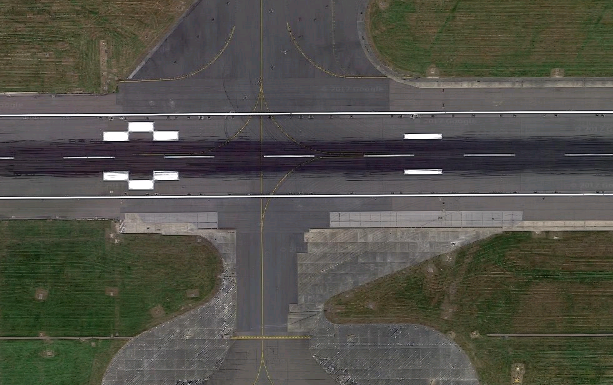
#> input picture test_images/test1.png, 613 x 385 px; its folder holds 4 pictures in this run
$ python recognition.py   (Python 2 division)
#> lines starting #> are read from the running program, lines starting #| are printed output that depends on the picture
import cv2
import numpy as np
from os.path import join, isfile
from os import listdir
from time import time

'''
Main function

This function gets the image of planes from space
and recognize planes on it. Requires Haar cascade.

Recognizing parameters given as ranges to iterate values.

Write an image to folder if needed.
Shows the image with rectangles in window.
'''


def detectObjects(img,
                  casc,
                  neighborsRange,
                  scaleRange,
                  sizeRange,
                  writeResults=False):

    checks_count = 0
    all_rects = []
    img_to_rec = np.copy(img)

    for minNeighbors in range(neighborsRange[0],
                              neighborsRange[1]):
        for scale in [float(i / 10.0) for i in range(scaleRange[0],
                                                     scaleRange[1])]:
            for minSize in range(sizeRange[0],
                                 sizeRange[1],
                                 sizeRange[2]):

                objects = casc.detectMultiScale(
                    img_to_rec,
                    scale,
                    minNeighbors,
                    minSize=(minSize, minSize)
                )

                inside_rectangles_indexes = []
                for i in range(len(objects)):
                    if isRectInsideAnother(objects[i], objects):
                        inside_rectangles_indexes.append(i)
                objects = np.delete(objects,
                                    inside_rectangles_indexes,
                                    0)

                img_to_rec = np.copy(img)

                all_rects.extend(objects)
                checks_count += 1

    avg_rects = getAvgRects(all_rects)
    clear_rects = list(avg_rects)

    for rect in avg_rects:
        x, y, w, h, c = rect
        rang = float(c * 100 / checks_count)
        if rang < 70:
            clear_rects.remove(rect)

    img_res = np.copy(img)

    drawObjectRects(img_res, clear_rects)
    displayImage(img_res, "Result")

    if writeResults:
        cv2.imwrite(join(results_path,
                         "result_%.5f.png" % (time())), img_res)

    getKey()


'''
Get center of the rectangle

This function transforms the classic CV
rectangle representation to another.

Return the tuple of tuples, where 1st tuple is
x and y of rectangle and 2nd tuple is width and height
'''


def getRectangleCenter(rect):
    return ((rect[0] + rect[2] / 2,
             rect[1] + rect[3] / 2),
            (rect[2], rect[3]))


def checkInnerRects(src, rects, casc, scale=1.5):
    if rects is None or len(rects) == 0:
        return rects

    res_rects = np.copy(rects)
    remove_indexes = []
    for i in range(len(rects)):
        rec = rects[i]
        rec_image = getImageInRectangle(src, rec, ran=10)
        inner_recs = casc.detectMultiScale(
            rec_image,
            scale,
            2,
            minSize=(int(rec[2] / 1.5),
                     int(rec[3] / 1.5))
        )
        if len(inner_recs) == 0:
            remove_indexes.append(i)
    print remove_indexes
    res_rects = np.delete(res_rects, remove_indexes, axis=0)
    return res_rects


def getAvgRects(rectangles, threshold=25):

    grouped = []
    rects = [getRectangleCenter(r) for r in rectangles]

    while(len(rects) > 0):
        tmp_group = []
        tmp_group.append(rects[0])
        for rect in rects[1:]:
            avg_x = float(
                sum([r[0][0] for r in tmp_group]) / len(tmp_group)
            )
            avg_y = float(
                sum([r[0][1] for r in tmp_group]) / len(tmp_group)
            )

            cur_x = rect[0][0]
            cur_y = rect[0][1]

            if (cur_x < avg_x + threshold and
                cur_x > avg_x - threshold and
                cur_y < avg_y + threshold and
                cur_y > avg_y - threshold):

                tmp_group.append(rect)

        gr_avg_w = sum([r[1][0] for r in tmp_group]) / len(tmp_group)
        gr_avg_h = sum([r[1][1] for r in tmp_group]) / len(tmp_group)
        gr_avg_x = sum([r[0][0] for r in tmp_group]) / len(tmp_group)
        gr_avg_y = sum([r[0][1] for r in tmp_group]) / len(tmp_group)

        grouped.append((gr_avg_x - gr_avg_w / 2,
                        gr_avg_y - gr_avg_h / 2,
                        gr_avg_w, gr_avg_h,
                        len(tmp_group)))

        for t_r in tmp_group:
            rects.remove(t_r)
        tmp_group = []
    return grouped


'''
Get key method

Function which requests a key from user pressed in
CV2 windows. Waiting time sets as optional argument
measured in miliseconds.

time = 0 means that function will wait until any key
is not pressed.

Returns a code of the pressed key.
'''


def getKey(time=0):
    keycode = cv2.waitKey(time)
    if keycode != -1:
        return keycode & 0xFF


'''
Draw rectangles method

Function which draws the rectangles given in
argument rects to the image in argument img.

Color sets as an optional argument.
'''


def drawObjectRects(img, rects, color=(20, 20, 250)):
    if rects is None:
        return
    for rect in rects:
        x = rect[0]
        y = rect[1]
        w = rect[2]
        h = rect[3]
        cv2.rectangle(img, (x, y), (x + w, y + h), color)


'''
Function which checks if one rectangle is fully
in the any of another rectangles. Uses a coordiants to
compare. Returns True or False
'''


def isRectInsideAnother(rect_to_check, all_rects):
    xc, yc, wc, hc = rect_to_check

    for another_rect in all_rects:
        xa, ya, wa, ha = another_rect

        if (xc > xa and
            yc > ya and
            yc + hc < ya + ha and
            xc + wc < xa + wa):

            return True
    return False


'''
Simple wrapper function to display images
in the CV2 window.
'''


def displayImage(img, winname):
    cv2.imshow(winname, img)


'''
Function which returns a part of image which
is inside the rectangle. Image takes from the
"rect" argument, rectangle from "rect" arg.

ran argument uses to increase rect region with
given number of pixels. If your rect is 200 px width
and ran = 10 then you will get an image 220 px width

'''

def getImageInRectangle(source, rect, ran=0):
    x = rect[0]
    y = rect[1]
    w = rect[2]
    h = rect[3]

    try:
        return np.copy(source[y - ran:y + h + ran,
                              x - ran:x + w + ran])
    except Exception:
        if ran != 0:
            return getImageInRectangle(source, rect, ran=ran - 1)
        else:
            return getImageInRectangle(source, rect, ran=0)


'''
Constants definiton
'''
results_path = "./results/"
test_path = "./test_images/"
cascades_path = "/home/artemka/PlanesRecognition/cascade_training/"

'''
Get a list of pathes to test images
'''
test_images = [join(test_path, filename) for
               filename in listdir(test_path) if
               isfile(join(test_path, filename))]

'''
Create a list of cascade objects
'''
cascades = {
    "no_filter": cv2.CascadeClassifier(
        join(cascades_path,
             "cascade_orig/cascade.xml")),
    "gray": cv2.CascadeClassifier(
        join(cascades_path,
             "cascade_gray/cascade.xml")),
    "blur": cv2.CascadeClassifier(
        join(cascades_path,
             "cascade_blur/cascade.xml")),
    "canny": cv2.CascadeClassifier(
        join(cascades_path,
             "cascade_canny/cascade.xml")),
    "gray_blur": cv2.CascadeClassifier(
        join(cascades_path,
             "cascade_gray_blur/cascade.xml"))
}


'''
Iterate all of test images
'''
for img in [cv2.imread(test_im) for test_im in test_images]:

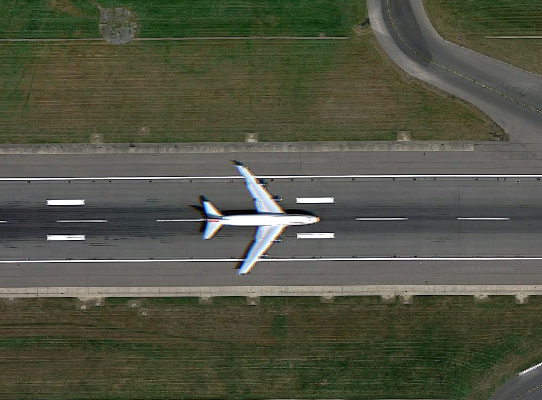
#> input picture test_images/test2.png, 542 x 400 px
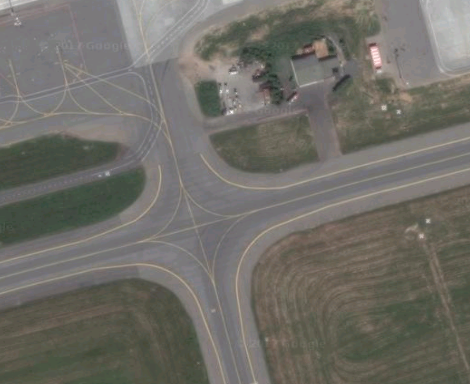
#> input picture test_images/test3.png, 470 x 384 px
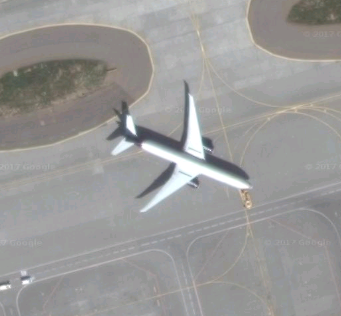
#> input picture test_images/test4.png, 341 x 316 px
    detectObjects(
        img,
        cascades["no_filter"],
        (3, 6),
        (11, 22),
        (15, 25, 5),
        writeResults=True
    )
#> in detectObjects, `checks_count = 0`: checks_count = 0
#> in detectObjects, img_to_rec is the input picture: shape (385, 613, 3); mean B, G, R 73, 80.7, 81.7
#> after the loop in detectObjects, `for minNeighbors in range(neighborsRange[0],`: all_rects = 20 items, first 6: [8, 29, 255, 255], [8, 29, 255, 255], [41, 95, 155, 155], [41, 95, 155, 155], [33, 69, 215, 215], [33, 69, 215, 215]; checks_count = 66
#> in getAvgRects, `rects = [getRectangleCenter(r) for r in rectangles]`: rects = 20 items
#> the loop in getAvgRects, `while(len(rects) > 0):` made 1 pass
#> (gr_avg_w, gr_avg_h, gr_avg_x, gr_avg_y) on pass 1: (190, 190, 130, 173)
#> after the loop in getAvgRects, `while(len(rects) > 0):`: grouped = [(35, 78, 190, 190, 20)]; rects = []
#> in detectObjects, `avg_rects = getAvgRects(all_rects)`: avg_rects = [(35, 78, 190, 190, 20)]
#> the loop in detectObjects, `for rect in avg_rects:` made 1 pass
#> (x, y, w, h, c, rang) on pass 1: (35, 78, 190, 190, 20, 30)
#> after the loop in detectObjects, `for rect in avg_rects:`: clear_rects = []
#> (key Esc is pressed here)

cv2.waitKey(0)
